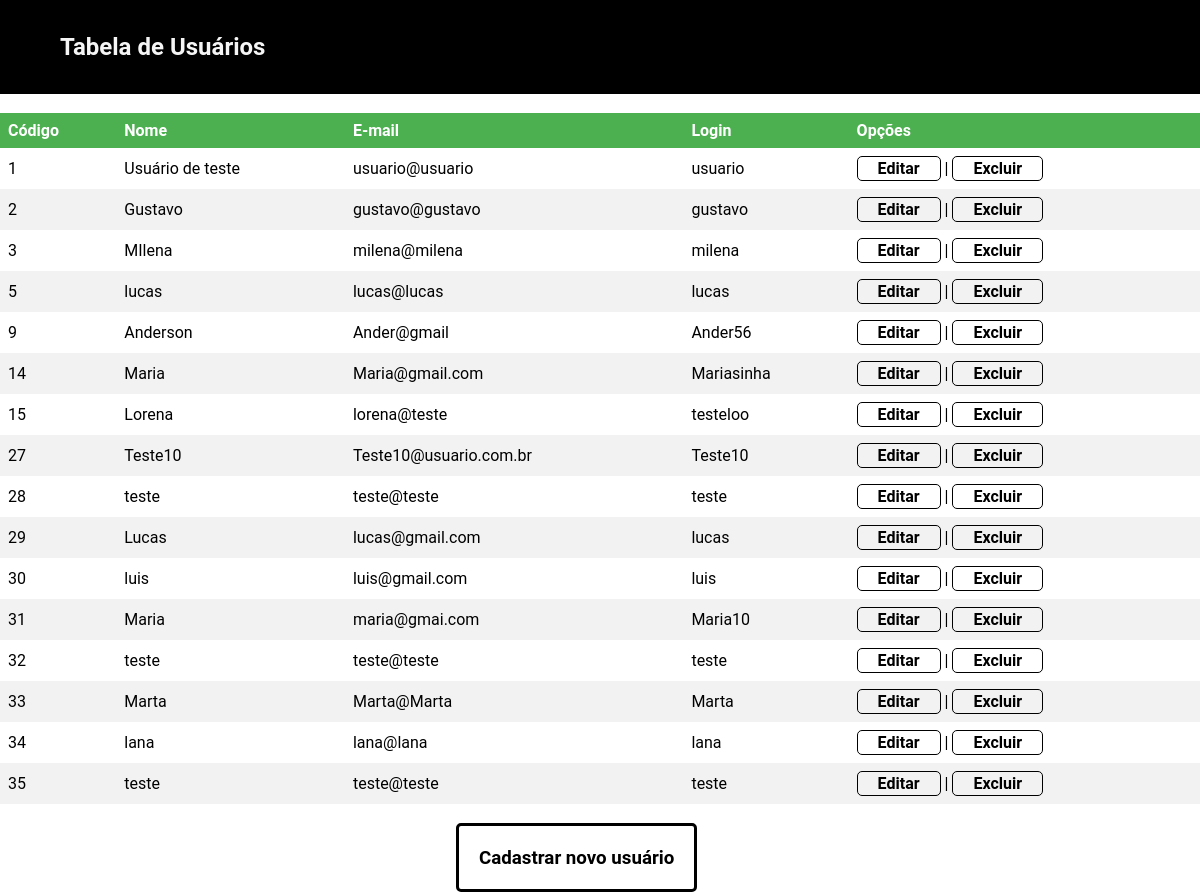
The app's page /listar.php with its own data.
### tables this page shows
CREATE TABLE "usuario" (
	"codigo"	INTEGER PRIMARY KEY AUTOINCREMENT,
	"nome"	varchar(60) NOT NULL,
	"email"	varchar(100),
	"login"	varchar(60) NOT NULL,
	"senha"	varchar(100) NOT NULL
);

### Classes/Conexao.php (called while the page is built, shortened)
<?php
class Conexao {
    public static function getConexao() {
        $caminhoDoArquivo = "sqlite/site.db";
        $con = new \PDO("sqlite:" . $caminhoDoArquivo);
        return $con;
    }
}

### Classes/Usuario.php (called while the page is built, shortened)
<?php
require 'Conexao.php';
class Usuario {
    private $conexao;
    public function __construct() {
        $this->conexao = Conexao::getConexao();
    }
    public function listar() {
        $sql = "select codigo, nome, email, login from usuario;";
        $q = $this->conexao->prepare($sql);
        $q->execute();
        return $q;
    }
}
?>

### listar.php (the view, shortened to what this page needs)
<?php
require './Classes/Usuario.php';
$usu = new Usuario();
$usuarios = $usu->listar();
?>
<!DOCTYPE html>
<html>
    <head>
        <link rel="stylesheet" href="style/estiloCSS.css" type="text/css">
    </head>
    <body>
        <div>
        <nav class="menu">
            <h1>Tabela de Usuários</h1>
        </nav>
            <br/>
            <table>
                <thead>
                    <tr>
                        <th>Código</th>
                        <th>Nome</th>
                        <th>E-mail</th>
                        <th>Login</th>
                        <th>Opções</th>
                    </tr>
                </thead>
                <tbody>
                    <?php foreach ($usuarios as $index => $usuario) { ?>
                        <tr>
                            <td><?php echo $usuario ['codigo']; ?></td>
                            <td><?php echo $usuario ['nome']; ?></td>
                            <td><?php echo $usuario ['email']; ?></td>
                            <td><?php echo $usuario ['login']; ?></td>
                            <td>
                                <a class="ButtonLinkTable" href="editar.php?codigo=<?php echo $usuario['codigo']; ?>&editar">Editar</a> |
                                <a class="ButtonLinkTable" href="eliminar.php?codigo=<?php echo $usuario['codigo']; ?>&excluir">Excluir</a>
                            </td>
                        </tr>
                    <?php } ?>
                </tbody>
            </table>
            <br>
            <a href="adicionar.php" class="ButtonLink"><h3>Cadastrar novo usuário</h3></a>
        </div>
    </body>
</html>

### style/estiloCSS.css (style rules this page uses)
* { box-sizing: border-box; font-family: 'Roboto', sans-serif; }
:root { --primary: #2A7AE4; --black: #000000; --blackLighter: #9E9E9E; --grayLight: #F5F5F5; --grayMedium: #e5e5e5; --grayDark: #141414; --white: #ffffff; --frontEnd: #6BD1ff; --backEnd: #00C86F; }
html, body { margin: 0; padding: 0; }
a { color: inherit; }
.menu { width: 100%; height: 94px; z-index: 100; display: flex; justify-content: space-between; align-items: center; position: fixed; top: 0; left: 0; right: 0; padding-left: 5%; padding-right: 5%; background: var(--black); color: var(--grayLight); }
body { --bodyPaddingTop: 94px; padding-top: var(--bodyPaddingTop); }
table { border-collapse: collapse; width: 100%; }
th, td { text-align: left; padding: 8px; }
tr:nth-child(even) { background-color: #f2f2f2 }
th { background-color: #4CAF50; color: white; }
.ButtonLinkTable { color: var(--black); border: 1px solid var(--black); box-sizing: border-box; cursor: pointer; padding: 2px 20px; font-style: normal; font-weight: bold; font-size: 16px; outline: none; border-radius: 5px; text-decoration: none; display: inline-block; transition: opacity .3s; }
.ButtonLink { color: var(--black); border: 3px solid var(--black); box-sizing: border-box; cursor: pointer; padding: 2px 20px; font-style: normal; font-weight: bold; font-size: 16px; outline: none; border-radius: 5px; text-decoration: none; display: inline-block; transition: opacity .3s; margin-left: 38%; }

### records on screen
usuario: codigo "1", nome "Usuário de teste", email "usuario@usuario", login "usuario"
usuario: codigo "2", nome "Gustavo", email "gustavo@gustavo", login "gustavo"
usuario: codigo "3", nome "MIlena", email "milena@milena", login "milena"
usuario: codigo "5", nome "lucas", email "lucas@lucas", login "lucas"
usuario: codigo "9", nome "Anderson", email "Ander@gmail", login "Ander56"
usuario: codigo "14", nome "Maria", email "Maria@gmail.com", login "Mariasinha"
usuario: codigo "15", nome "Lorena", email "lorena@teste", login "testeloo"
usuario: codigo "27", nome "Teste10", email "Teste10@usuario.com.br", login "Teste10"
usuario: codigo "28", nome "teste", email "teste@teste", login "teste"
usuario: codigo "29", nome "Lucas", email "lucas@gmail.com", login "lucas"
usuario: codigo "30", nome "luis", email "luis@gmail.com", login "luis"
usuario: codigo "31", nome "Maria", email "maria@gmai.com", login "Maria10"
usuario: codigo "32", nome "teste", email "teste@teste", login "teste"
usuario: codigo "33", nome "Marta", email "Marta@Marta", login "Marta"
usuario: codigo "34", nome "lana", email "lana@lana", login "lana"
usuario: codigo "35", nome "teste", email "teste@teste", login "teste"
